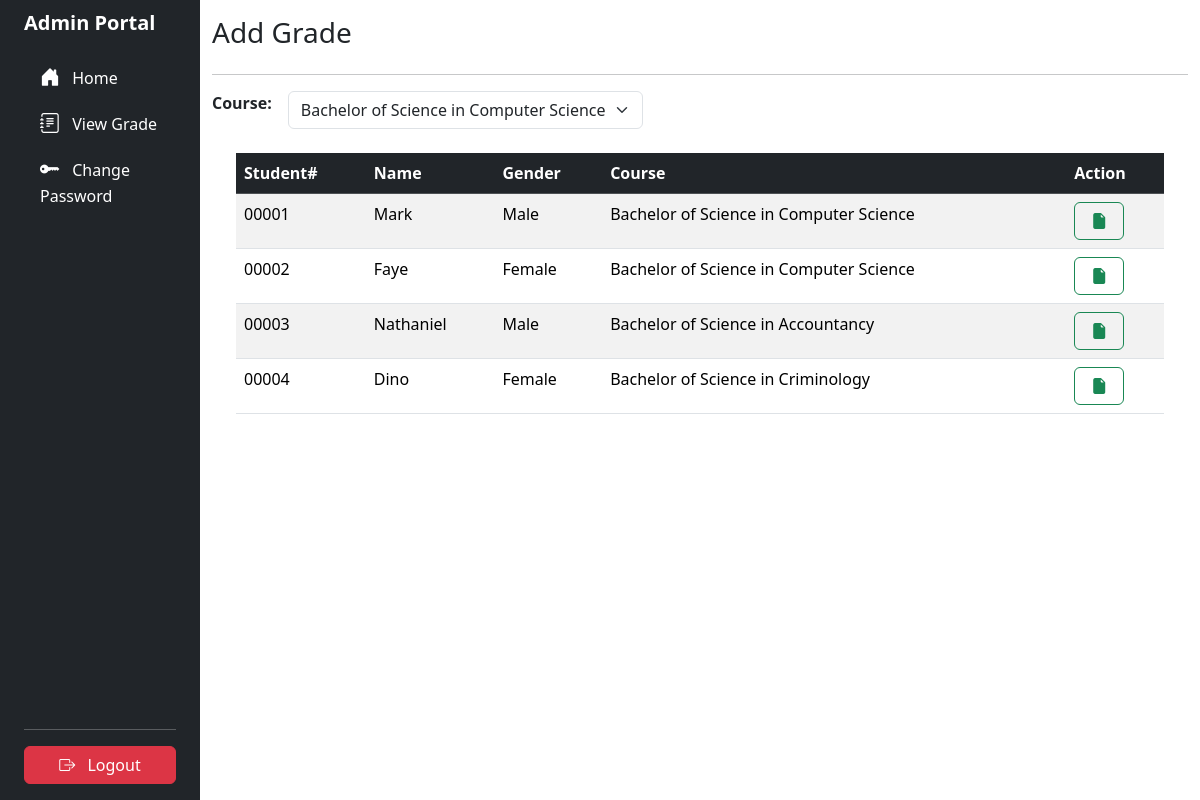
Screenshot of /admin/grade.php (signed in) with the database file from the repository.
### tables this page shows
CREATE TABLE `students` (
  `student_id` int(11) NOT NULL,
  `student_no` varchar(10) DEFAULT NULL,
  `name` varchar(50) DEFAULT NULL,
  `gender` varchar(10) DEFAULT NULL,
  `course_id` int(11) DEFAULT NULL
);

CREATE TABLE `courses` (
  `course_id` int(11) NOT NULL,
  `code` varchar(20) DEFAULT NULL,
  `name` varchar(100) NOT NULL
);

### admin/grade.php (the view, shortened to what this page needs)
<?PHP
require("../conn.php");
$sql = "SELECT st.student_id AS id, st.student_no AS studno ,st.name AS name, st.gender AS gender, cr.name AS course_name FROM students st JOIN courses cr ON st.course_id = cr.course_id";
$course = $_POST['course_filter'] ?? "";
$result = $conn->query($sql);
?>
<!DOCTYPE html>
<html lang="en">
<?PHP
require("../components/head.php");
?>
<body>
    <div class="container-fluid">
        <div class="row flex-nowrap">
            <?PHP
            require("../components/sidebar.php")
            ?>
            <div class="col py-3">
                <div class="d-flex w-100">
                <h3>Add Grade</h3>
                </div>
                <hr>
                <div class="d-flex gap-3">
                    <b>Course:</b>
                    <form action="grade.php" id="order_by_form" method="POST">
                        <select name="course_filter" id="order_by" class="form-select">
                            <?PHP
                            $courses = $conn->query("SELECT * FROM courses");
                            while($row=$courses->fetch_assoc()){
                                echo "<option value='$row[name]' ";
                                echo ($course == $row['name']) ? 'selected' : '';
                                echo ">$row[name]</option>";
                            }
                            ?>
                        </select>
                    </form>
                </div>
                <div class="m-4">
                    <table class="table table-striped table-hover">
                        <thead class="table-dark">
                            <tr><th scope="col">Student#</th><th scope="col">Name</th><th scope="col">Gender</th><th scope="col">Course</th><th scope="col">Action</th></tr>
                        </thead>
                        <tbody>
                            <?PHP
                            while($row=$result->fetch_assoc()){
                                $gender = ($row["gender"] == "F") ? "Female" : "Male";
                                echo "<tr>";
                                echo "<td>$row[studno]</td>";
                                echo "<td>$row[name]</td>";
                                echo "<td>$gender</td>";
                                echo "<td>$row[course_name]</td>";
                                echo "<td class='d-flex gap-3'>
                                    <form action='add.php' method='POST'>
                                        <input type='hidden' name='student_id' value='$row[id]'>
                                        <button class='btn border-success' name='createGrade' type='submit'><i class='bi bi-file-earmark-fill p-1 text-success'></i></button>
                                    </form>
                                </td>";
                                echo "</tr>";
                            }
                            ?>
                        </tbody>
                    </table>
                </div>
            </div>
        </div>
    </div>
</body>
</html>

### rows the page displays
students: student_no "00001", name "Mark", gender "Male", course.name "Bachelor of Science in Computer Science"
students: student_no "00002", name "Faye", gender "Female", course.name "Bachelor of Science in Computer Science"
students: student_no "00003", name "Nathaniel", gender "Male", course.name "Bachelor of Science in Accountancy"
students: student_no "00004", name "Dino", gender "Female", course.name "Bachelor of Science in Criminology"

### other values shown
form field course_filter "Bachelor of Science in Computer Science"
